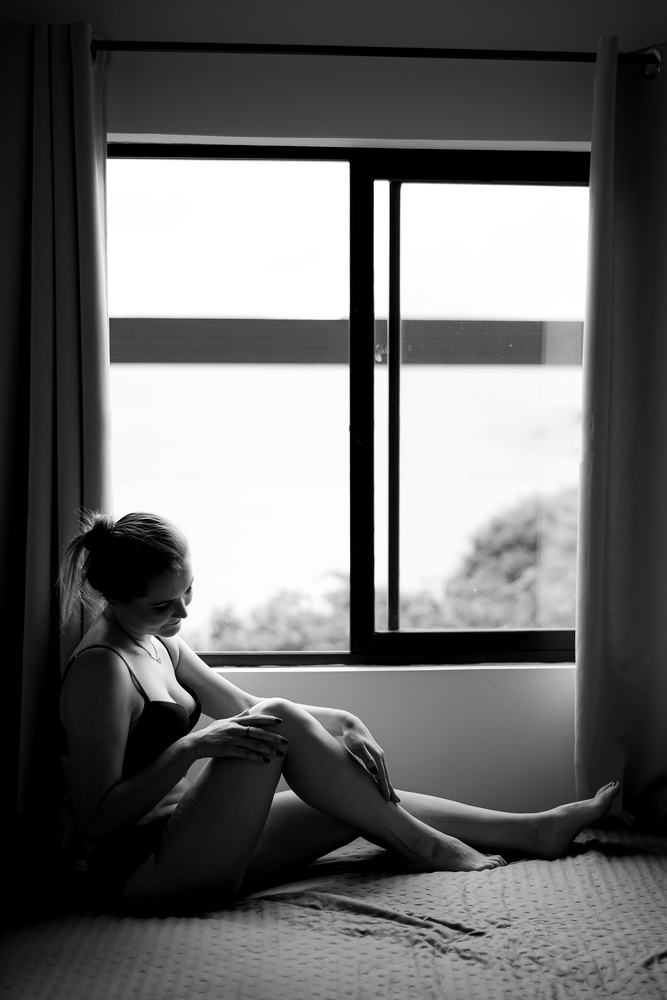
#> input picture ref_220192J.jpg, 667 x 1000 px, shrunk from 4000 x 6000 before the run
$ python test.py
#> lines starting #> are read from the running program, lines starting #| are printed output that depends on the picture
import cv2
import numpy as np
from matplotlib import pyplot as plt

ref_image = cv2.imread('ref_220192J.jpg', cv2.IMREAD_GRAYSCALE)
#> ref_image is the input picture: shape (1000, 667); min 0, max 255, mean 105.9
test_image = cv2.imread('test5_220192J.jpg', cv2.IMREAD_GRAYSCALE)
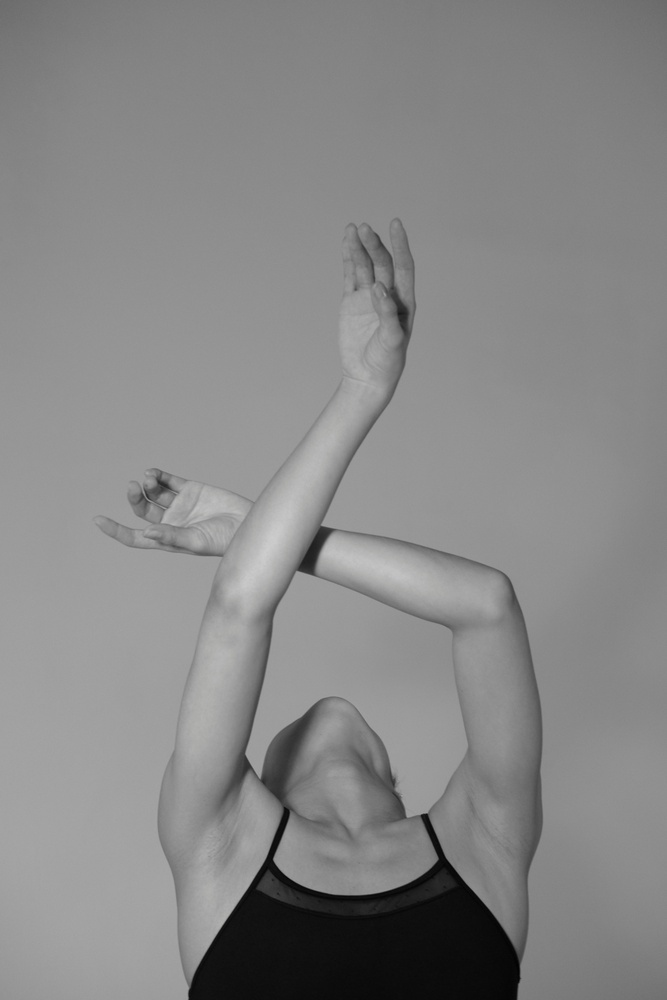
#> input picture test5_220192J.jpg, 667 x 1000 px, shrunk from 4000 x 6000 before the run
#> test_image: shape (1000, 667); min 1, max 205, mean 134.9

def histogram_match(ref_cdf, test_cdf):

    # Build mapping (lookup table)
    mapping = np.zeros(256, dtype=np.uint8)
    ref_idx = 0
    for test_idx in range(256):
        while ref_idx < 255 and ref_cdf[ref_idx] < test_cdf[test_idx]:
            ref_idx += 1
        mapping[test_idx] = ref_idx
    return mapping

def histogram_pdf_cdf_calculator(image):
    hist, _ = np.histogram(image.flatten(), 256, [0,256])
#> hist = 256 values, max 22021 at index 135, min 0 at index 0, mean 2605.5
    pdf = hist / hist.sum()
#> pdf = 256 values, max 0.033 at index 135, min 0 at index 0, mean 0.00391
    cdf = np.cumsum(pdf)
#> cdf = 256 values from 0 to 1
    return pdf, cdf

def main():
    # Compute histograms
    _, test_cdf = histogram_pdf_cdf_calculator(test_image)
#> test_cdf = 256 values from 0 to 1
    ref_hist_norm, ref_cdf = histogram_pdf_cdf_calculator(ref_image)
#> ref_hist_norm = 256 values, max 0.0924 at index 0, min 0.000531 at index 234, mean 0.00391; ref_cdf = 256 values from 0.0924 to 1

    mapping = histogram_match(ref_cdf, test_cdf)
#> mapping = 256 values from 0 to 255
    processed_image = mapping[test_image]
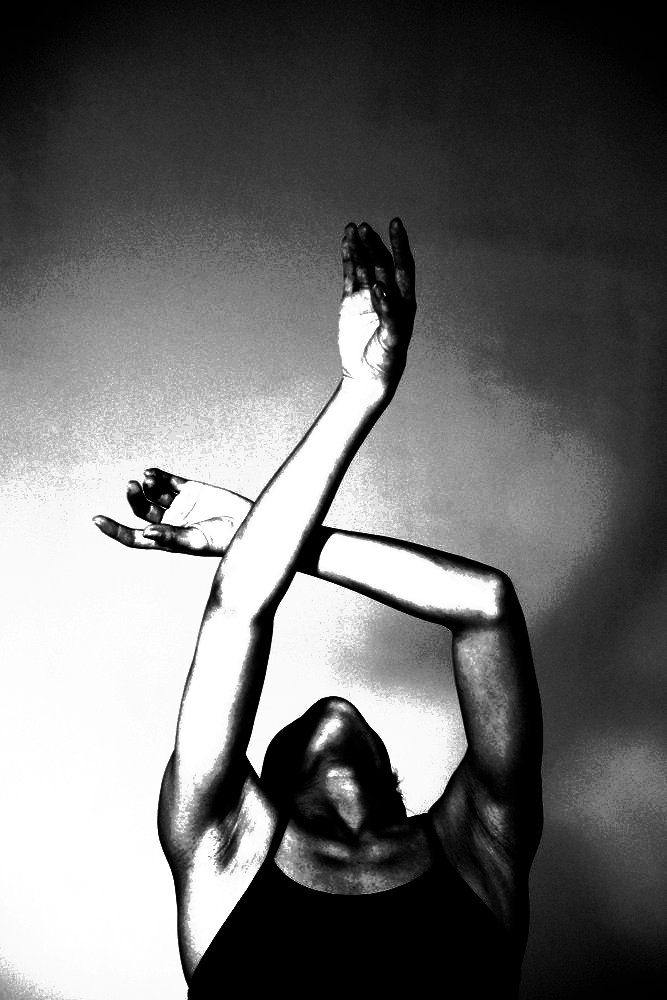
#> processed_image: shape (1000, 667); min 0, max 255, mean 108.6
    processed_hist_norm, processed_cdf = histogram_pdf_cdf_calculator(processed_image)
#> processed_hist_norm = 256 values, max 0.0921 at index 0, min 0 at index 4, mean 0.00391; processed_cdf = 256 values from 0.0921 to 1
    cv2.imwrite('matched_220192J.jpg', processed_image)

    # Plot
    plt.figure(figsize=(12,5))

    plt.subplot(1,2,1)
    plt.fill_between(range(len(ref_hist_norm)), ref_hist_norm, label='Ref PDF')
    plt.title('Reference Image PDF')
    plt.legend()

    plt.subplot(1,2,2)
    plt.plot(ref_cdf, label='Ref CDF')
    plt.title('Reference Image CDF')
    plt.legend()

    plt.figure(figsize=(12,5))

    plt.subplot(1,2,1)
    plt.fill_between(range(len(processed_hist_norm)), processed_hist_norm, label='Processed PDF')
    plt.title('Processed Image PDF')
    plt.legend()

    plt.subplot(1,2,2)
    plt.plot(processed_cdf, label='Processed CDF')
    plt.title('Processed Image CDF')
    plt.legend()

    plt.show()
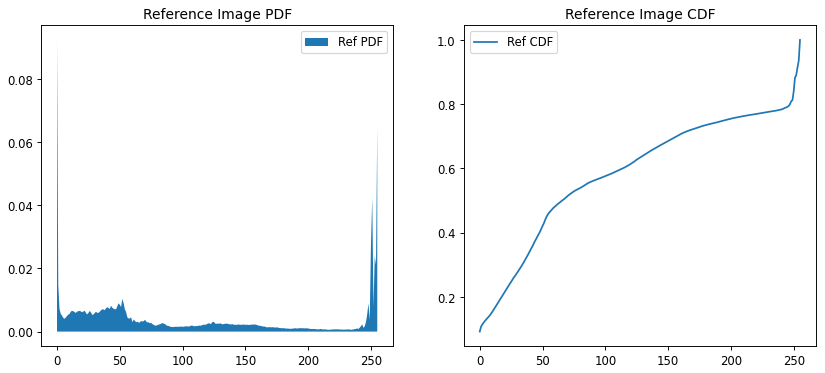
#> figure drawn by matplotlib, 2 panels; panel 2: curve peaks at x = 255, y = 1
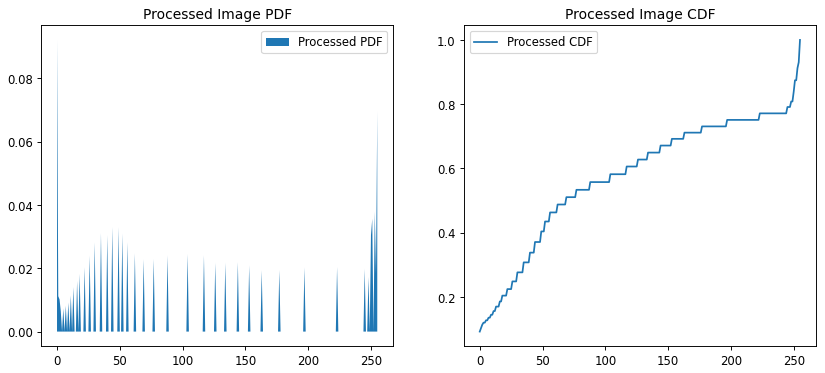
#> figure drawn by matplotlib, 2 panels; panel 2: curve peaks at x = 255, y = 1

if __name__ == "__main__":
    main()
